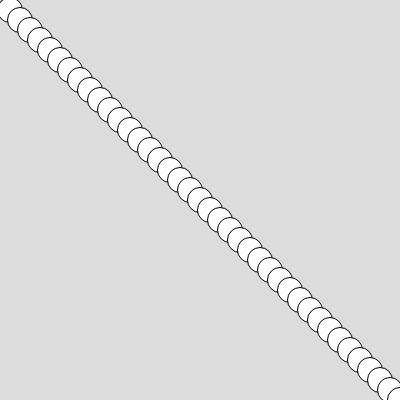
Frame 1 (no input)
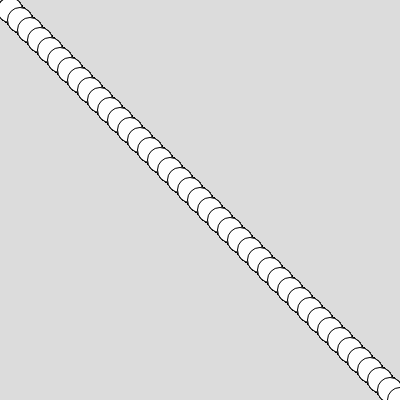
Frame 60 (no input)
Frame 120 (the mouse pressed at the canvas centre since frame 60): identical to frame 60, image omitted

The p5.js sketch that drew these frames (run headless with seeded random() and noise() and a simulated clock; from frame 60 on, the mouse is pressed at the canvas centre):

// p5.js sketch
// ── sketch.js
function setup() {
  // put setup code here
  createCanvas(400, 400);
  background(220);

}

function draw() {
  // put drawing code here
  for (let x = 10, y = 10; x < 1000; x = x + 10, y = y +10) {
    circle(x, y, 25);
  }



}
